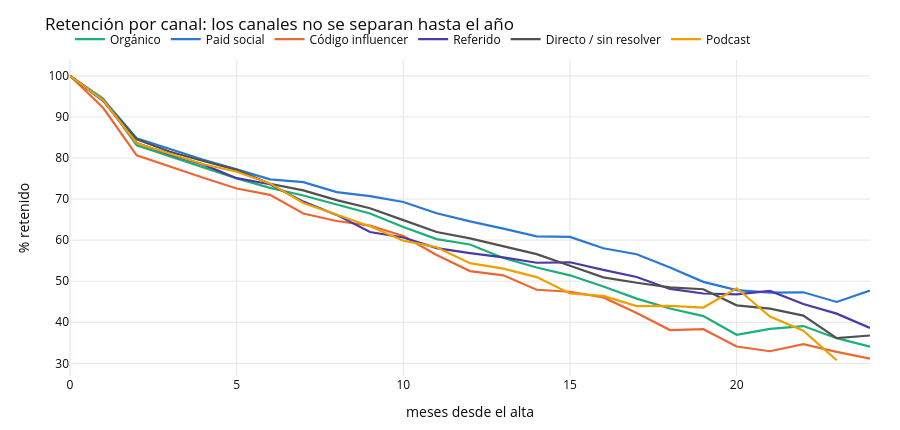

Notebook code cell kept with this figure:
### Markdown cell above
## 7. LTV por canal de adquisición

Es el insumo de la página de cierre. Y tiene una trampa de supervivencia que hay que resolver antes
de comparar canales: **el LTV observado sólo se puede medir sobre suscripciones viejas**, y las
suscripciones viejas de un canal son las que ese canal consiguió retener.

### Code cell
CHANNELS = [c for c in base.acquisition_channel.dropna().unique()]
channel_curves = {ch: us.build_retention_curve(base[base.acquisition_channel == ch], min_cohort=10)
                  for ch in CHANNELS}

observed_by_channel = pd.DataFrame(
    {ch: c.values.reindex(range(0, 25)) for ch, c in channel_curves.items()}) * 100
print("Retención por canal, curva observada sin corregir la cola (%):")
print(observed_by_channel.loc[[3, 6, 12, 18, 24]].round(1).to_string())
print()
observed_spread = (observed_by_channel.loc[[3, 6, 12, 18]].max(axis=1)
                   - observed_by_channel.loc[[3, 6, 12, 18]].min(axis=1))
print("Dispersión entre canales (mejor menos peor), en puntos:")
print(observed_spread.round(1).to_string())

fig = go.Figure()
for ch, curve in channel_curves.items():
    fig.add_trace(go.Scatter(x=curve.values.index[:25], y=curve.values.to_numpy()[:25] * 100,
                             name=CHANNEL_LABEL[ch], mode="lines",
                             line=dict(color=CHANNEL_COLOR[ch], width=2.2)))
fig.update_layout(**{**PLOT_LAYOUT, "height": 430},
                  title="Retención por canal: los canales no se separan hasta el año",
                  xaxis_title="meses desde el alta", yaxis_title="% retenido")
fig.show()

### Figure 1 — Plotly figure (JSON) as saved in the notebook; plotly's stock layout.template omitted (floating-point values rounded to 4 significant figures)
{"data": [{"line": {"color": "#1baf7a", "width": 2.2}, "mode": "lines", "name": "Orgánico", "type": "scatter", "x": [0, 1, 2, 3, 4, 5, 6, 7, 8, 9, 10, 11, 12, 13, 14, 15, 16, 17, 18, 19, 20, 21, 22, 23, 24], "y": [100.0, 94.37, 83.11, 80.38, 77.79, 75.04, 72.71, 70.86, 68.69, 66.48, 63.21, 60.25, 58.94, 55.66, 53.33, 51.43, 48.7, 45.77, 43.36, 41.51, 36.96, 38.38, 39.08, 36.13, 34.06]}, {"line": {"color": "#2a78d6", "width": 2.2}, "mode": "lines", "name": "Paid social", "type": "scatter", "x": [0, 1, 2, 3, 4, 5, 6, 7, 8, 9, 10, 11, 12, 13, 14, 15, 16, 17, 18, 19, 20, 21, 22, 23, 24], "y": [100.0, 94.2, 84.81, 82.11, 79.56, 77.23, 74.79, 74.12, 71.7, 70.7, 69.29, 66.54, 64.57, 62.79, 60.92, 60.78, 58.02, 56.56, 53.33, 49.84, 47.83, 47.2, 47.3, 44.95, 47.7]}, {"line": {"color": "#eb6834", "width": 2.2}, "mode": "lines", "name": "Código influencer", "type": "scatter", "x": [0, 1, 2, 3, 4, 5, 6, 7, 8, 9, 10, 11, 12, 13, 14, 15, 16, 17, 18, 19, 20, 21, 22, 23, 24], "y": [100.0, 92.14, 80.62, 77.86, 75.19, 72.56, 71.03, 66.47, 64.65, 63.54, 60.98, 56.38, 52.47, 51.43, 47.92, 47.43, 46.06, 42.28, 38.1, 38.32, 34.09, 32.95, 34.67, 32.79, 31.15]}, {"line": {"color": "#4a3aa7", "width": 2.2}, "mode": "lines", "name": "Referido", "type": "scatter", "x": [0, 1, 2, 3, 4, 5, 6, 7, 8, 9, 10, 11, 12, 13, 14, 15, 16, 17, 18, 19, 20, 21, 22, 23, 24], "y": [100.0, 93.89, 83.63, 80.85, 78.37, 75.08, 73.62, 69.37, 66.14, 61.97, 60.63, 58.05, 56.84, 55.79, 54.49, 54.6, 52.76, 51.02, 48.12, 47.01, 46.81, 47.62, 44.44, 42.11, 38.6]}, {"line": {"color": "#52514e", "width": 2.2}, "mode": "lines", "name": "Directo / sin resolver", "type": "scatter", "x": [0, 1, 2, 3, 4, 5, 6, 7, 8, 9, 10, 11, 12, 13, 14, 15, 16, 17, 18, 19, 20, 21, 22, 23, 24], "y": [100.0, 93.9, 84.55, 81.49, 79.25, 77.11, 73.72, 72.1, 69.72, 67.77, 64.86, 61.96, 60.42, 58.44, 56.59, 53.77, 50.95, 49.63, 48.51, 48.03, 44.12, 43.32, 41.61, 36.14, 36.78]}, {"line": {"color": "#eda100", "width": 2.2}, "mode": "lines", "name": "Podcast", "type": "scatter", "x": [0, 1, 2, 3, 4, 5, 6, 7, 8, 9, 10, 11, 12, 13, 14, 15, 16, 17, 18, 19, 20, 21, 22, 23], "y": [100.0, 94.04, 83.57, 81.06, 78.46, 76.65, 73.81, 69.05, 66.3, 63.37, 59.87, 58.27, 54.4, 53.04, 51.0, 47.0, 46.43, 43.94, 44.0, 43.59, 48.28, 41.38, 37.93, 30.77]}], "layout": {"font": {"color": "#0b0b0b", "size": 12}, "height": 430, "hovermode": "x unified", "legend": {"orientation": "h", "x": 0, "y": 1.02, "yanchor": "bottom"}, "margin": {"b": 50, "l": 70, "r": 30, "t": 60}, "title": {"text": "Retención por canal: los canales no se separan hasta el año"}, "xaxis": {"gridcolor": "#e6e6e3", "title": {"text": "meses desde el alta"}}, "yaxis": {"gridcolor": "#e6e6e3", "title": {"text": "% retenido"}}}}
